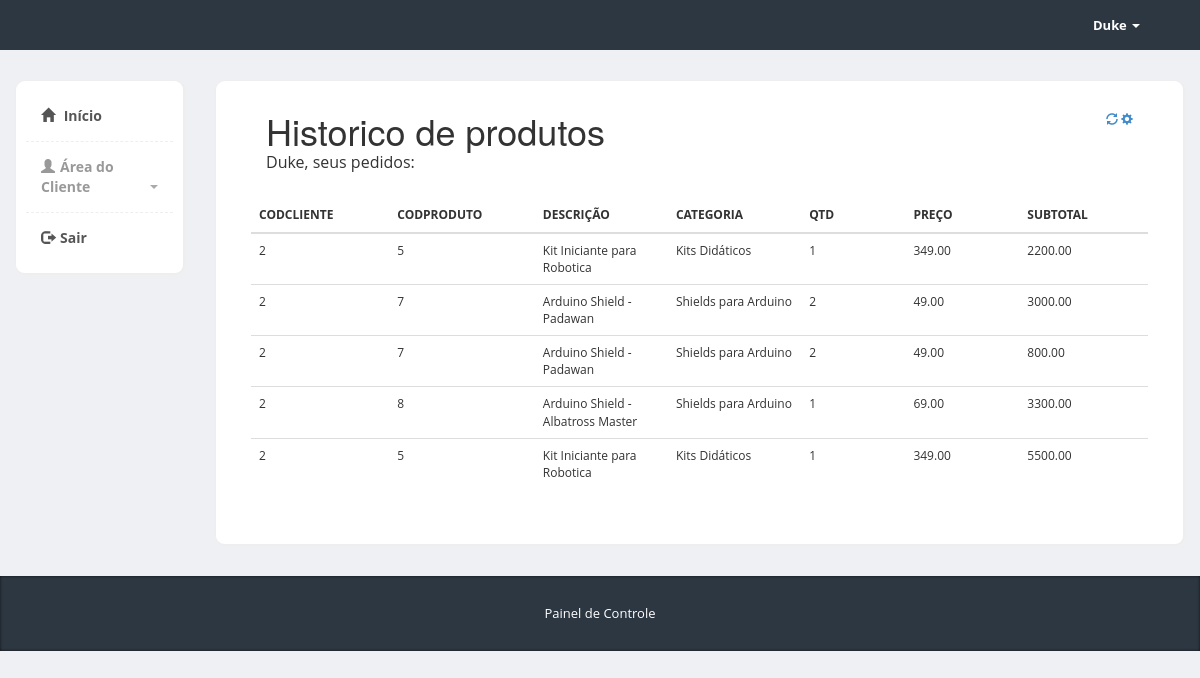
Screenshot of /admc/pedidos2.php (signed in) with the database file from the repository.
### tables this page shows
CREATE TABLE `pedido` (
  `codpedido` int(11) NOT NULL,
  `qtd` int(11) NOT NULL,
  `preco` float(10,2) NOT NULL,
  `total` float(10,2) NOT NULL,
  `codcliente` int(11) NOT NULL,
  `codproduto` int(11) NOT NULL,
  `codfuncionario` int(11) NOT NULL
);

CREATE TABLE `produto` (
  `codproduto` int(11) NOT NULL, 
  `descricao` varchar(100) NOT NULL,
  `categoria` varchar(30) NOT NULL,
  `preco` float(10,2) NOT NULL,
  `imagem` varchar(100) NOT NULL
);

### admc/pedidos2.php (the view, shortened to what this page needs)
<?php require "admin.php" ?>
<div class="col-md-10">
		  	<div class="row">
		<div class="col-md-12">
		<div class="content-box-large">
		 <div class="panel-heading">
		<div class="panel-title">
		<h1>Historico de produtos</h1>
		<?php echo $_SESSION['clientenome']; ?>, seus  pedidos:
	</div>
	<div class="panel-options">
		<a href="#" data-rel="collapse"><i class="glyphicon glyphicon-refresh"></i></a>
		<a href="#" data-rel="reload"><i class="glyphicon glyphicon-cog"></i></a>
		</div>
		</div>
		<div class="panel-body">
	<?php
	include('conexao.php');
	$codcliente = $_SESSION['cliente'];
	$sql = "SELECT * FROM pedido INNER JOIN produto ON pedido.codproduto = produto.codproduto where codcliente = '$codcliente'";
	$executa = mysqli_query($conexao, $sql);
	if(mysqli_num_rows($executa) > 0 ){
		?>
	<div class="table-responsive">
     <table class="table table-strip">
		<thead>
			<tr>
			<th width="244">CODCLIENTE</th>
				<th width="244">CODPRODUTO</th>
				<th width="244">DESCRIÇÃO</th>
				<th width="244">CATEGORIA</th>
				<th width="244">QTD</th>
				<th width="244">PREÇO</th>
				<th width="244">SUBTOTAL</th>
			</tr>
			 <?php
        while($row = mysqli_fetch_array($executa)){
            ?>
            <tr>
                <td><?php echo $row["codcliente"];?></td>
				<td><?php echo $row["codproduto"];?></td>
				<td><?php echo $row["descricao"];?></td>
				<td><?php echo $row["categoria"];?></td>
				<td><?php echo $row["qtd"];?></td>
				<td><?php echo $row["preco"];?></td>
				<td><?php echo $row["total"];?></td>
            </tr>
            <?php
        } echo "</table>";
    }else{
        echo "Nenhum pedido encontrado!";
    }    mysqli_close($conexao);
?>
</div>
		  				</div>
		  			</div>
  				</div>
  			</div>
		  			</div>
		  		</div>
		  	</div>
  <?php require "footer.php" ?>

### admc/css/styles.css (style rules this page uses)
body { font-family: 'Open Sans', sans-serif; position: relative; margin: 0px; font-size: 12px; padding: 0px; }
.content-box, .content-box-large { margin-bottom:30px; background:#fff; border-radius:10px; padding:10px; border-left:1px solid #eee; border-top:1px solid #eee; border-right:2px solid #eee; border-bottom:2px solid #eee; }
.content-box-large { padding: 20px; }
body { background-color: #eff0f3; }
.panel-heading>.panel-title, .content-box-header .panel-title { float: left; padding: 10px 15px; padding-top: 0px; }
.panel-heading>.panel-title>*, .content-box-header .panel-title>* { margin: 0; }
.panel-heading>.panel-options, .content-box-header .panel-options { float: right; padding-right: 15px; }
.panel-heading>.panel-options>a, .content-box-header .panel-options>a { margin-top: 10px; }
.panel-body { clear:both; }

### rows the page displays
pedido: codcliente "2", produto.codproduto "5", produto.descricao "Kit Iniciante para Robotica", produto.categoria "Kits Didáticos", qtd "1", produto.preco "349.00", total "2200.00"
pedido: codcliente "2", produto.codproduto "7", produto.descricao "Arduino Shield - Padawan", produto.categoria "Shields para Arduino", qtd "2", produto.preco "49.00", total "3000.00"
pedido: codcliente "2", produto.codproduto "7", produto.descricao "Arduino Shield - Padawan", produto.categoria "Shields para Arduino", qtd "2", produto.preco "49.00", total "800.00"
pedido: codcliente "2", produto.codproduto "8", produto.descricao "Arduino Shield - Albatross Master", produto.categoria "Shields para Arduino", qtd "1", produto.preco "69.00", total "3300.00"
pedido: codcliente "2", produto.codproduto "5", produto.descricao "Kit Iniciante para Robotica", produto.categoria "Kits Didáticos", qtd "1", produto.preco "349.00", total "5500.00"

### other values shown
$_SESSION['clientenome'] "Duke"
